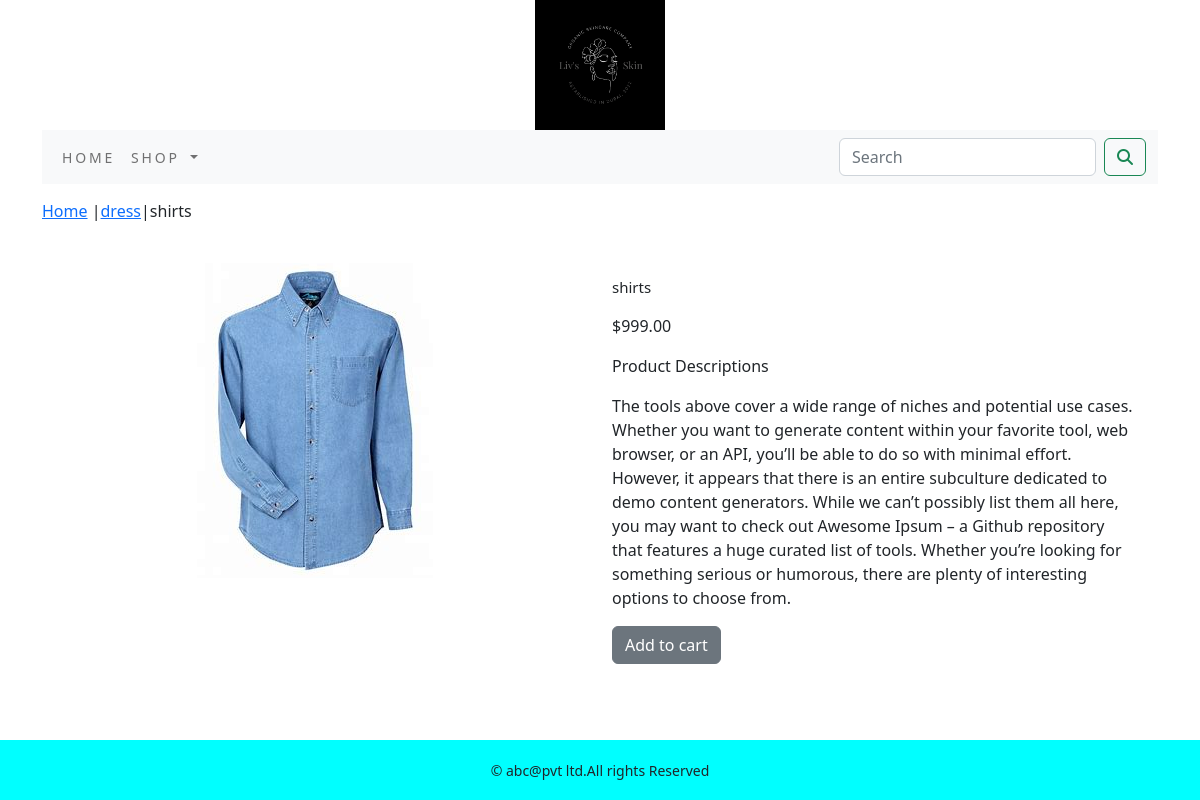
/shop/dress/shirts/, run on the app's committed database.
### shop/models.py (models this page shows, shortened)
class Product(models.Model):
    objects = None
    name=models.CharField(max_length=250,unique=True)
    slug=models.SlugField(max_length=250,unique=True)
    desc=models.TextField(blank=True)
    price=models.DecimalField(max_digits=10,decimal_places=2)
    category=models.ForeignKey(Category,on_delete=models.CASCADE)
    image=models.ImageField(upload_to='product',blank=True)
    stock=models.IntegerField()
    available=models.BooleanField(default=True)
    created=models.DateTimeField(auto_now_add=True)
    update=models.DateTimeField(auto_now=True)
    class Meta:
        ordering=('name',)
        verbose_name='product'
        verbose_name_plural='products'

class Category(models.Model):
    name=models.CharField(max_length=250,unique=True)
    slug=models.SlugField(max_length=250,unique=True)
    desc=models.TextField(blank=True)
    image=models.ImageField(upload_to='category',blank=True)
    class Meta:
        ordering=('name',)
        verbose_name='category'
        verbose_name_plural='categories'
    def get_url(self):
        return reverse('shop:products_by_category',args=[self.slug])
    def __str__(self):
        return '{}'.format(self.name)

### shop/views.py (the view)
# urls.py: path('<slug:c_slug>/<slug:product_slug>/', views.prodetail, name='procatdetail')
def prodetail(request,c_slug,product_slug):
    try:
        product=Product.objects.get(category__slug=c_slug,slug=product_slug)
    except Exception as e:
        raise e
    return render(request,'product.html',{'product':product})

### cart/context_processors.py (called while the page is built)
def counter(request):
    item_count=0
    if 'admin' in request.path:
        return ()
    else:
        try:
            cart=Cart.objects.filter(cart_id=cart_id(request))
            cat_items=CartItem.objects.all().filter(cart=cart[:1])
            for cart_item in cat_items:
                item_count += cart_item.quantity
        except Cart.DoesNotExist:
            item_count=0
    return dict(item_count=item_count)

### cart/views.py (called while the page is built)
def cart_id(request):
    cart=request.session.session_key
    if not cart:
        cart=request.session.create()
    return cart

### shop/context_processors.py (called while the page is built)
def menu_links(request):
    links=Category.objects.all()
    return dict(links=links)

### templates/product.html (shortened to what this page needs)
{% extends 'base.html' %}
{% load static %}
{% block content %}
<div class="row my_prod_row_class">
    <div class="mx_auto">
        <p><a href="={% url 'shop:allProdCat'%}">Home</a> |<a href="{{product.category.get_url}}">{{product.category}}</a>|{{product.name}} </p>
    </div>
    <div class="container">
    <br>
        <div class="row">
            <div class="col-12 col-sm-12 col-md-12 col-lg-6 text-center">
                <div style="min-width:18rem">
                    <img src="{{product.image.url}}" alt="{{product.name}}">
                </div>
            </div>
                <div class="col-12 col-sm-12 col-md-12 col-lg-6">
                    <div>
                        <h1 class="my_prod_title">{{product.name}}</h1>
                        <p>${{product.price}}</p>
                        <p class="my_title">Product Descriptions</p>
                        <p class="text-justify my_prod_text">{{product.desc}}</p>
                        {% if product.stock <= 0 %}
                        <p class="text-justify my_prod_text"><b>Out Of Stock</b></p>
                        {% else %}
                        <a class="btn btn-secondary" href="{% url 'cart:add_cart' product.id %}">Add to cart</a>
                        {% endif %}
                    </div>
                </div>
        </div>
    </div>
</div>
{% endblock %}

### static/css/custom.css (style rules this page uses)
body { font-family: 'Roboto', sans-serif; }
.my_title { font-size:16px; text_transform:uppercase; letter_spacing:.2em; }
.my_prod_row_class { padding-top:15px; padding-bottom:20px; }
.my_prod_title { font-size:15px; text_transform:uppercase; letter_spacing:.2em; padding-top:15px; padding-bottom:10px; }
.my_prod_text { padding-right:20px; }

### data on the page
Product: category "dress", name "shirts", image (picture), price "999.00", desc "The tools above cover a wide range of niches and potential use cases. Whether you want to generate content within your favorite tool, web browser, or an API, you’ll be able to do so with minimal effort. However, it appears that there is an entire subculture dedicated to demo content generators. While we can’t possibly list them all here, you may want to check out Awesome Ipsum – a Github repository that features a huge curated list of tools. Whether you’re looking for something serious or humorous, there are plenty of interesting options to choose from."
